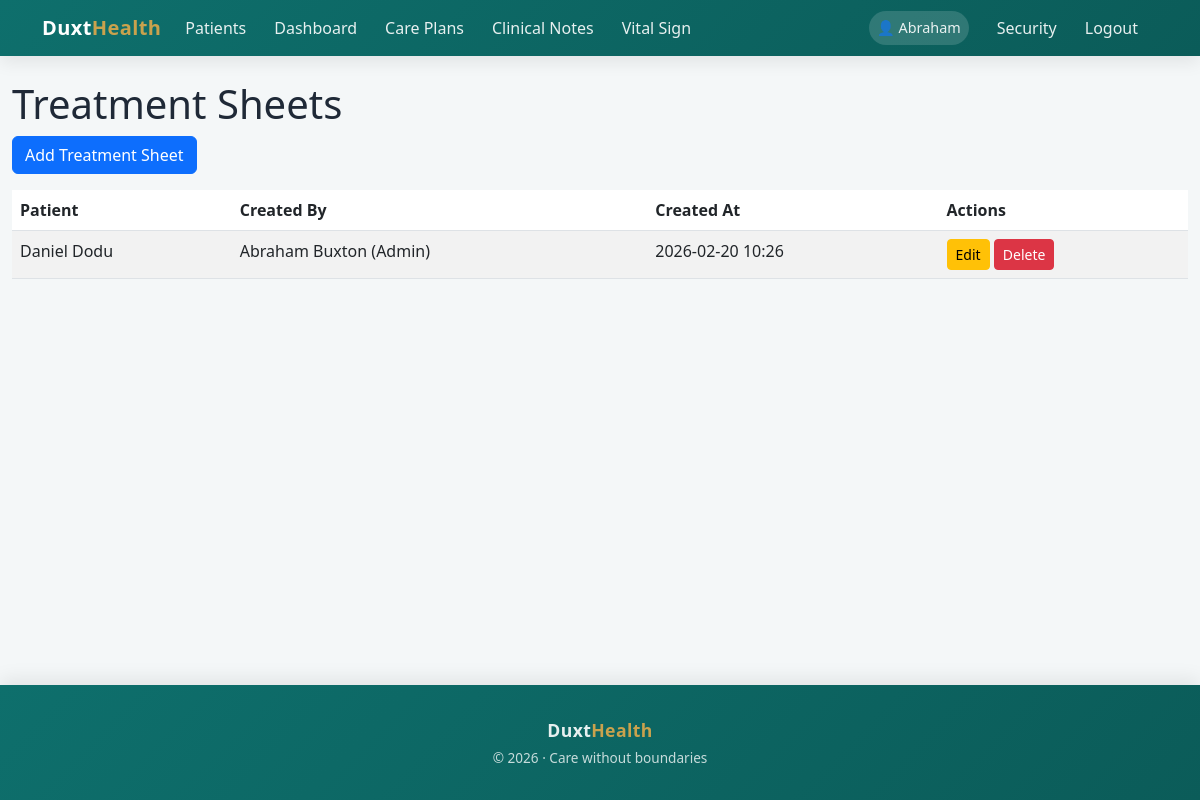
The page /treatmentsheets/ (signed in) on the database its author committed.
### homecare/models.py (models this page shows, shortened)
class TreatmentSheet(models.Model):
    patient = models.ForeignKey(
        Patient,
        on_delete=models.CASCADE,
        related_name="treatment_sheets"
    )
    care_plan = models.ForeignKey(
        CarePlan,
        on_delete=models.SET_NULL,
        null=True,
        blank=True
    )
    visit = models.ForeignKey(
        VisitSchedule,
        on_delete=models.SET_NULL,
        null=True,
        blank=True
    )
    created_by = models.ForeignKey(
        HealthProfessional,
        on_delete=models.SET_NULL,
        null=True
    )
    treatment_description = models.TextField()
    created_at = models.DateTimeField(auto_now_add=True)

class Patient(models.Model):
    user = models.OneToOneField(
        settings.AUTH_USER_MODEL,
        on_delete=models.CASCADE,
        related_name="patient_profile",
        null=True,
        blank=True,
        help_text="Login account for the patient. Must NOT be a staff account."
    )
    first_name = models.CharField(max_length=100)
    last_name = models.CharField(max_length=100)
    other_name = models.CharField(max_length=100, blank=True, null = True)
    date_of_birth = models.DateField()
    GENDER_CHOICES = [
        ('M', 'Male'),
        ('F', 'Female'),
        ('O', 'Other')
    ]
    gender = models.CharField(max_length=1, choices=GENDER_CHOICES)
    MARITAL_STATUS_CHOICES = [
        ('single', 'Single'),
        ('married', 'Married'),
        ('divorced', 'Divorced'),
        ('widowed', 'Widowed'),
    ]
    contact_phone = models.CharField(max_length=20)
    address = models.TextField()
    nationality = models.CharField(max_length=100, default='Ghana')
    primary_language = models.CharField(max_length=100, blank=True, null = True)
    diagnosis = models.CharField(max_length=1000, null=True, blank=True)
    diagnosis_summary = models.TextField(null=True, blank=True)
    blood_group = models.CharField(max_length=20, blank=True, null = True)
    genotype = models.CharField(max_length=20, blank=True, null = True)
    medical_history = models.TextField(null = True, blank = True)
    patient_code = models.UUIDField(
        default=uuid.uuid4,
        editable=False,
        unique=True
    )
    created_at = models.DateTimeField(default=timezone.now)
    is_active = models.BooleanField(default=True)
    is_flagged = models.BooleanField(default=False)
    admin_notes = models.TextField(blank=True)
    from datetime import date
    def __str__(self):
        return f"{self.first_name} {self.last_name}"

class HealthProfessional(models.Model):
    user = models.OneToOneField(User, on_delete=models.CASCADE)
    ROLE_CHOICES = [
        ('doctor', 'Doctor'),
        ('nurse', 'Nurse'),
        ('caregiver', 'Caregiver'),
        ('admin', 'Admin'),
        ('outreach_0fficer','Outreach_0fficer')
    ]
    role = models.CharField(max_length=20, choices=ROLE_CHOICES)
    registration_number = models.CharField(max_length = 50, null = True, blank = True)
    pin = models.CharField(max_length = 50, null = True, blank = True)
    location = models.TextField(null =True, blank = True)
    address = models.TextField(null =True, blank = True)
    phone = models.CharField(max_length=20)
    created_at = models.DateTimeField(default=timezone.now)
    def __str__(self):
        return f"{self.user.get_full_name()} ({self.get_role_display()})"

### homecare/views.py (the view)
# urls.py: path('treatmentsheets/', views.treatmentsheet_list, name='treatmentsheet_list'),
@login_required
@role_required(['admin', 'nurse'])
def treatmentsheet_list(request):
    sheets = TreatmentSheet.objects.all()
    return render(request, 'homecare/treatmentsheet_list.html', {'sheets': sheets})

### homecare/templates/homecare/treatmentsheet_list.html
{% extends "bases.html" %}
{% block content %}
  <h1>Treatment Sheets</h1>
  <a href="{% url 'homecare:treatmentsheet_create' %}" class="btn btn-primary mb-3">Add Treatment Sheet</a>
  <table class="table table-striped">
    <thead>
      <tr>
        <th>Patient</th>
        <th>Created By</th>
        <th>Created At</th>
        <th>Actions</th>
      </tr>
    </thead>
    <tbody>
      {% for sheet in sheets %}
      <tr>
        <td>{{ sheet.patient }}</td>
        <td>{{ sheet.created_by }}</td>
        <td>{{ sheet.created_at|date:"Y-m-d H:i" }}</td>
        <td>
          <a href="{% url 'homecare:treatmentsheet_update' sheet.pk %}" class="btn btn-sm btn-warning">Edit</a>
          <a href="{% url 'homecare:treatmentsheet_delete' sheet.pk %}" class="btn btn-sm btn-danger">Delete</a>
        </td>
      </tr>
      {% empty %}
      <tr><td colspan="6">No treatment sheets found.</td></tr>
      {% endfor %}
    </tbody>
  </table>
{% endblock %}

### templates/bases.html (shortened to what this page needs)
<!DOCTYPE html>
<html lang="en">
<head>
  <link href="https://cdn.jsdelivr.net/npm/bootstrap@5.3.0/dist/css/bootstrap.min.css" rel="stylesheet" />
</head>
<body>
<nav class="navbar navbar-expand-lg navbar-dark">
  <div class="container">
    <a class="navbar-brand" href="{% url 'homecare:home' %}">
      Duxt<span>Health</span>
    </a>
    <div class="collapse navbar-collapse" id="navbarNav">
      <ul class="navbar-nav">
        <li class="nav-item">
          <a class="nav-link" href="{% url 'homecare:patient_list' %}">Patients</a>
        </li>
        <li class="nav-item">
          <a class="nav-link" href="{% url 'homecare:homecare_home' %}">Dashboard</a>
        </li>
        <li class="nav-item">
          <a class="nav-link" href="{% url 'homecare:careplan_list' %}">Care Plans</a>
        </li>
        <li class="nav-item">
          <a class="nav-link" href="{% url 'homecare:doctornote_list' %}">Clinical Notes</a>
        </li>
        <li class="nav-item">
          <a class="nav-link" href="{% url 'homecare:vitalsign_list' %}">Vital Sign</a>
        </li>
      </ul>
      <ul class="navbar-nav ms-auto align-items-lg-center">
        {% if user.is_authenticated %}
          <li class="nav-item me-2">
            <span class="nav-link user-badge">👤 {{ user.first_name|capfirst }}</span>
          </li>
          <li class="nav-item">
            <a class="nav-link" href="{% url 'password_change' %}">Security</a>
          </li>
          <li class="nav-item">
            <a class="nav-link" href="{% url 'logout' %}">Logout</a>
          </li>
        {% endif %}
      </ul>
    </div>
  </div>
</nav>
<main class="container my-4">
  {% block content %}{% endblock %}
</main>
<footer class="footer text-center">
  <div class="container">
    <p class="mb-1 footer-brand">
      Duxt<span>Health</span>
    </p>
    <p class="footer-tagline mb-0">
      © 2026 · Care without boundaries
    </p>
  </div>
</footer>
</body>
</html>

### templates/bases.html (style rules this page uses)
:root { --duxt-primary: #0E6F6C; --duxt-secondary: #7ED6C2; --duxt-gold: #C9A24D; --duxt-dark: #1F2937; --duxt-bg: #f4f7f8; --duxt-gradient: linear-gradient(135deg, #0E6F6C, #0b5c59); }
body { font-family: "Segoe UI", system-ui, -apple-system, BlinkMacSystemFont, sans-serif; background-color: var(--duxt-bg); color: var(--duxt-dark); min-height: 100vh; display: flex; flex-direction: column; }
.navbar { background: var(--duxt-gradient); box-shadow: 0 6px 18px rgba(0,0,0,.08); }
.navbar-brand { font-weight: 700; font-size: 1.25rem; letter-spacing: 0.4px; }
.navbar-brand span { color: var(--duxt-gold); }
.nav-link { color: rgba(255,255,255,.9) !important; font-weight: 500; margin-right: 12px; transition: color .2s ease; }
.user-badge { background: rgba(255,255,255,.15); padding: 6px 14px; border-radius: 20px; font-size: 0.9rem; }
main.container { max-width: 1200px; flex: 1; }
footer.footer { background: var(--duxt-gradient); color: rgba(255,255,255,.9); padding: 2rem 0; box-shadow: 0 -6px 18px rgba(0,0,0,.08); }
.footer-brand { font-weight: 700; font-size: 1.1rem; letter-spacing: 0.4px; }
.footer-brand span { color: var(--duxt-gold); }
.footer-tagline { font-size: 0.85rem; opacity: 0.85; }

### rows shown on the page
TreatmentSheet: patient "Daniel Dodu", created_by "Abraham Buxton (Admin)", created_at "2026-02-20 10:26"

### other values the page prints
{{ user.first_name|capfirst }} "Abraham"
